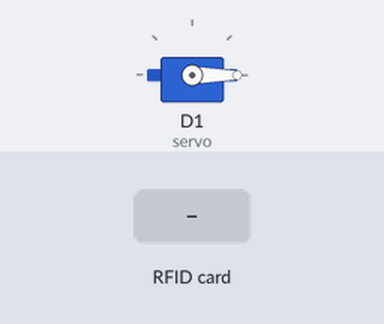
The sketch below on a simulated ESP8266 (NodeMCU). Shown: servo. The test bench sets the inputs (shaded band). WiFi joins after 1.5 s; servers stay silent unless stated; the Firebase database answers and starts empty; what the sketch prints to the serial monitor is not drawn.

Above: at 2.7 s.
2.8 s: RFID card F4 60 D2 75 held to the reader
At 4.6 s:
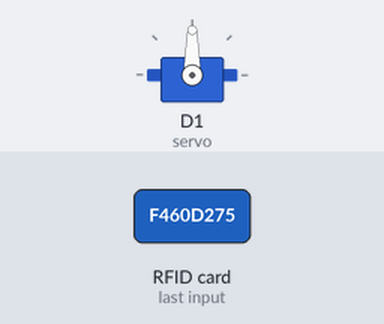
5.3 s: RFID card 17 89 B1 99 5B 54 held to the reader
At 6.6 s:
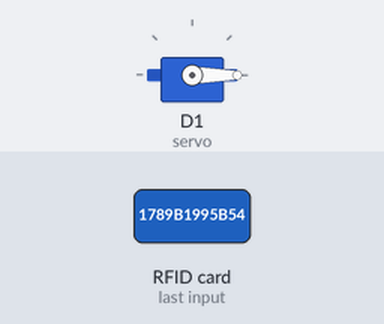
Timing chart, 0 to 8.3 s (numbered marks = the images above; inputs shaded):
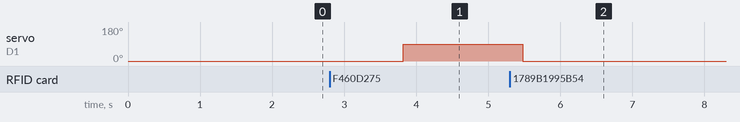

Measured:
- after the input at 2.8 s, servo on D1 (servo): 0° → 90° after 1.0 s
- after the input at 5.3 s, servo on D1 (servo): 90° → 0° after 0.18 s

The sketch:

RC522_Servo.ino
```cpp
//Kütüphaneler
#include <ESP8266WiFi.h>
#include <FirebaseArduino.h>
#include <Servo.h>
#include <MFRC522.h>
#include <SPI.h>

//Wifi  / Firebase Bağlantı Ayarları
#define FIREBASE_HOST "arduino-592d0.firebaseio.com"
#define FIREBASE_AUTH "QNzkpa2jCn6qr3NbQhjaCXX0sX30NSxgiPAJs6Qw"
#define WIFI_SSID "pc"
#define WIFI_PASSWORD "1789b1995b54"

//Sensor Pinleri
#define SS_PIN D4
#define RST_PIN D3

//RC522
MFRC522 mfrc522(SS_PIN, RST_PIN);
int doorState;

//Servo
Servo servo;
int servoLock=0;
int ackapa=0;

void setup() {
  Serial.begin(9600);
  delay(10);
  //Servo Bağlantı
  servo.attach(D1);
  servo.write(0);
  //RC522
  SPI.begin();
  mfrc522.PCD_Init();
  // connect to wifi.
  WiFi.begin(WIFI_SSID, WIFI_PASSWORD);
  Serial.print("Bağlanılıyor ... ");
  while (WiFi.status() != WL_CONNECTED) {
    Serial.print(".");
    delay(500);
  }
  Serial.println();
  Serial.print("Şu adrese bağlandı : ");
  Serial.println(WiFi.localIP());

  Firebase.begin(FIREBASE_HOST, FIREBASE_AUTH);
}

void loop() {
  // Look for new cards
  if ( ! mfrc522.PICC_IsNewCardPresent())
  {
    return;
  }
  // Select one of the cards
  if ( ! mfrc522.PICC_ReadCardSerial())
  {
    return;
  }
  //Show UID on serial monitor
  Serial.println();
  Serial.print(" UID tag :");
  String content= "";
  byte letter;
  for (byte i = 0; i < mfrc522.uid.size; i++)
  {
     Serial.print(mfrc522.uid.uidByte[i] < 0x10 ? " 0" : " ");
     Serial.print(mfrc522.uid.uidByte[i], HEX);
     content.concat(String(mfrc522.uid.uidByte[i] < 0x10 ? " 0" : " "));
     content.concat(String(mfrc522.uid.uidByte[i], HEX));
  }
  content.toUpperCase();
  Serial.println();
  if (content.substring(1) == "F4 60 D2 75") //change UID of the card that you want to give access
  {
    Serial.println(" Erişim Sağlandı ");
    Serial.println(" Merhaba Burak ");
    delay(1000);
    if(ackapa==0){
      servo.write(90);
      ackapa=1;
    }else{
      servo.write(0);
      ackapa=0;
    }

    Serial.println();
    servoLock = 10;
    Firebase.setInt("servoLock", servoLock);
    delay(1000);
  }
  else if (content.substring(1) == "CE AA 25 D9") //change UID of the card that you want to give access
  {
    Serial.println(" Erişim Sağlandı ");
    Serial.println(" Merhaba Engin ");
    delay(1000);
    if(ackapa==0){
      servo.write(90);
      ackapa=1;
    }else{
      servo.write(0);
      ackapa=0;
    }
    Serial.println();
    servoLock = 11;
    Firebase.setInt("servoLock", servoLock);
    delay(1000);
  }

  else   {
    Serial.println(" Erişim Engellendi ! ");
    servoLock = 1;
    Firebase.setInt("servoLock", servoLock);
    servo.write(0);
    delay(1000);
  }
  //Kapı Kilit Kontrolü Uzaktan Kullanıcı Tarafından Ele Geçirilir.
  int override = Firebase.getInt("DoorOverride");
  if (override == 1)
  {
    checkDL();
  }
}


void checkDL(){
  int dlock = Firebase.getInt("doorLock");
  if(dlock==1 && ackapa == 0){
    servo.write(90);
  }else if (dlock==0 && ackapa ==1){
    servo.write(0);
  }
  return;
}
```
